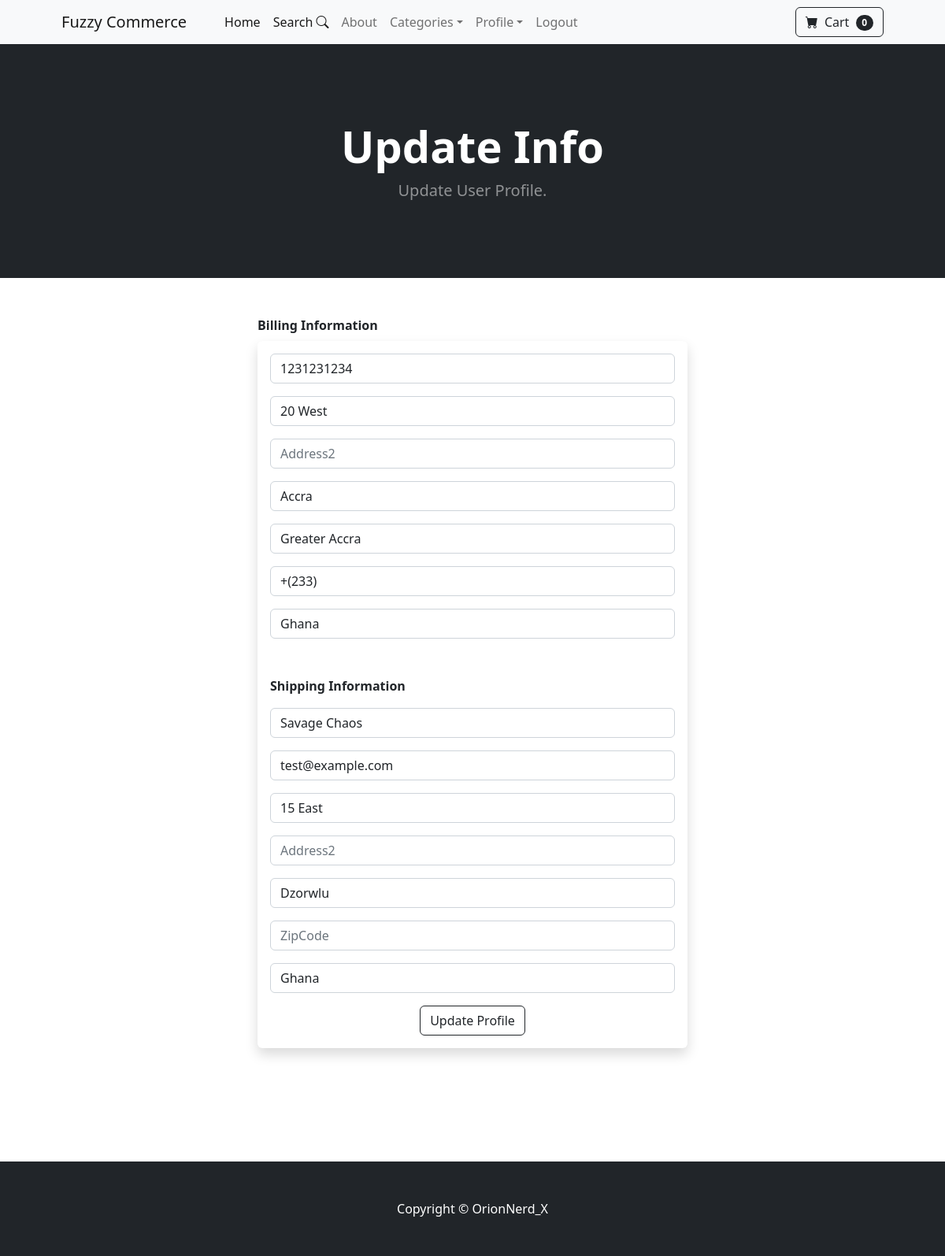
The page /update_info/ (signed in) on the database its author committed.
### store/models.py (models this page shows, shortened)
class Profile(models.Model):
    user = models.OneToOneField(User, on_delete=models.CASCADE)
    date_modified = models.DateTimeField(User, auto_now=True)
    phone = models.CharField(max_length=20, blank=True)
    address1 = models.CharField(max_length=200, blank=True)
    address2 = models.CharField(max_length=200, blank=True)
    city = models.CharField(max_length=200, blank=True)
    state = models.CharField(max_length=200, blank=True)
    zipcode = models.CharField(max_length=200, blank=True)
    country = models.CharField(max_length=200, blank=True)
    old_cart = models.CharField(max_length=200, blank=True, null=True)

### payment/models.py (models this page shows, shortened)
class ShippingAddress(models.Model):
    user = models.ForeignKey(User, on_delete=models.CASCADE, null=True, blank=True)
    shipping_full_name = models.CharField(max_length=255)
    shipping_email = models.CharField(max_length=255)
    shipping_address1 = models.CharField(max_length=255)
    shipping_address2 = models.CharField(max_length=255)
    shipping_city = models.CharField(max_length=200, blank=True, null=True)
    shipping_zipcode = models.CharField(max_length=200, blank=True, null=True)
    shipping_country = models.CharField(max_length=200)
    class Meta:
        verbose_name_plural = 'Shipping Address'

### store/views.py (the view, shortened to what this page needs)
# urls.py: path('update_info/', views.update_info, name='update-info'),
@login_required(login_url='/login/')
def update_info(request):
    try:
        current_user = Profile.objects.get(user__id=request.user.id)
        shipping_user, created = ShippingAddress.objects.get_or_create(user__id=request.user.id)
        form = UserInfoForm(request.POST or None, instance=current_user)
        shipping_form = ShippingForm(request.POST or None, instance=shipping_user)
        return render(request, 'store/update_info.html', {
            'form': form,
            'shipping_form': shipping_form
        })
    except Profile.DoesNotExist:
        messages.error(request, 'Your profile does not exist. Please contact support.')
        return redirect('home')
    except Exception as e:
        messages.error(request, f'An unexpected error occured: {str(e)}')
        return redirect('home')

### cart/cart.py (called while the page is built)
    def __len__(self):
        return len(self.cart)

### cart/context_processors.py (called while the page is built)
def cart(request):
    return {'cart': Cart(request)}

### store/context_processors.py (called while the page is built)
def display_savage(request):
    return {
        'name': 'Savage',
    }

### store/templates/store/update_info.html (shortened to what this page needs)
{% extends 'store/_base.html' %}
{% block content %}
<header class="bg-dark py-5">
  <div class="container px-4 px-lg-5 my-5">
    <div class="text-center text-white">
      <h1 class="display-4 fw-bolder">Update Info</h1>
      <p class="lead fw-normal text-white-50 mb-0">
        Update User Profile.
      </p>
    </div>
  </div>
</header>
<div class="container mt-5">
  <div class="row">
    <div class="col-md-6 offset-md-3 mb-5">
      <p class="fw-bold mb-2">Billing Information</p>
      <form
      method="post"
      action="{% url 'update-info' %}"
      class="shadow p-3 mb-5 bg-body rounded">
      {{ form.as_p }}
      <div class="mt-5">
          <p class="fw-bold mb-3">Shipping Information</p>
          {{ shipping_form.as_p }}
        </div>
        <button type="submit" class="btn btn-outline-dark mt-3 mx-auto d-block">Update Profile</button>
      </form>
    </div>
  </div>
</div>
{% endblock %}

### store/templates/store/_base.html (shortened to what this page needs)
<!DOCTYPE html>
{% load static %}
<html lang="en">
  <head>
    <link
      href="https://cdn.jsdelivr.net/npm/bootstrap-icons@1.5.0/font/bootstrap-icons.css"
      rel="stylesheet" />
    <link href="{% static 'store/css/styles.css' %}" rel="stylesheet" />
  </head>
  <body>
    {% include 'store/navbar.html' %}
    {% block content %}{% endblock %}
    <footer class="py-5 bg-dark mt-5">
      <div class="container">
        <p class="m-0 text-center text-white">Copyright &copy; OrionNerd_X</p>
      </div>
    </footer>
  </body>
</html>

### store/templates/store/navbar.html (shortened to what this page needs)
<nav class="navbar navbar-expand-lg navbar-light bg-light">
  <div class="container px-4 px-lg-5">
    <a class="navbar-brand" href="{% url 'home' %}">Fuzzy Commerce</a>
    <div class="collapse navbar-collapse" id="navbarSupportedContent">
      <ul class="navbar-nav me-auto mb-2 mb-lg-0 ms-lg-4">
        <li class="nav-item">
          <a class="nav-link active" aria-current="page" href="{% url 'home' %}"
            >Home</a
          >
        </li>
        <li class="nav-item">
          <a class="nav-link active" aria-current="page" href="{% url 'search' %}"
            >Search <i class="bi bi-search"></i></a
          >
        </li>
        <li class="nav-item">
          <a class="nav-link" href="{% url 'about' %}">About</a>
        </li>
        <li class="nav-item dropdown">
          <a
            class="nav-link dropdown-toggle"
            id="navbarDropdown"
            href="#"
            role="button"
            data-bs-toggle="dropdown"
            aria-expanded="false"
            >Categories</a
          >
        </li>
        {% if user.is_authenticated %}
        <li class="nav-item dropdown">
          <a
            class="nav-link dropdown-toggle"
            id="navbarDropdown"
            href="#"
            role="button"
            data-bs-toggle="dropdown"
            aria-expanded="false"
            >Profile</a
          >
        </li>
        <li class="nav-item">
          <a class="nav-link" href="{% url 'logout' %}">Logout</a>
        </li>
        {% endif %}
      </ul>
      <form class="d-flex">
        <a
          href="{% url 'cart_summary' %}"
          class="text-decoration-none btn btn-outline-dark">
          <i class="bi-cart-fill me-1"></i>
          Cart
          <span
            class="badge bg-dark text-white ms-1 rounded-pill"
            id="cart_quantity"
            >{{ cart|length }}</span
          >
        </a>
      </form>
    </div>
  </div>
</nav>

### rows shown on the page
Profile: phone "1231231234", address1 "20 West", city "Accra", state "Greater Accra", zipcode "+(233)", country "Ghana"
ShippingAddress: shipping_full_name "Savage Chaos", shipping_email "test@example.com", shipping_address1 "15 East", shipping_city "Dzorwlu", shipping_country "Ghana"

### other values the page prints
{{ cart|length }} "0"
